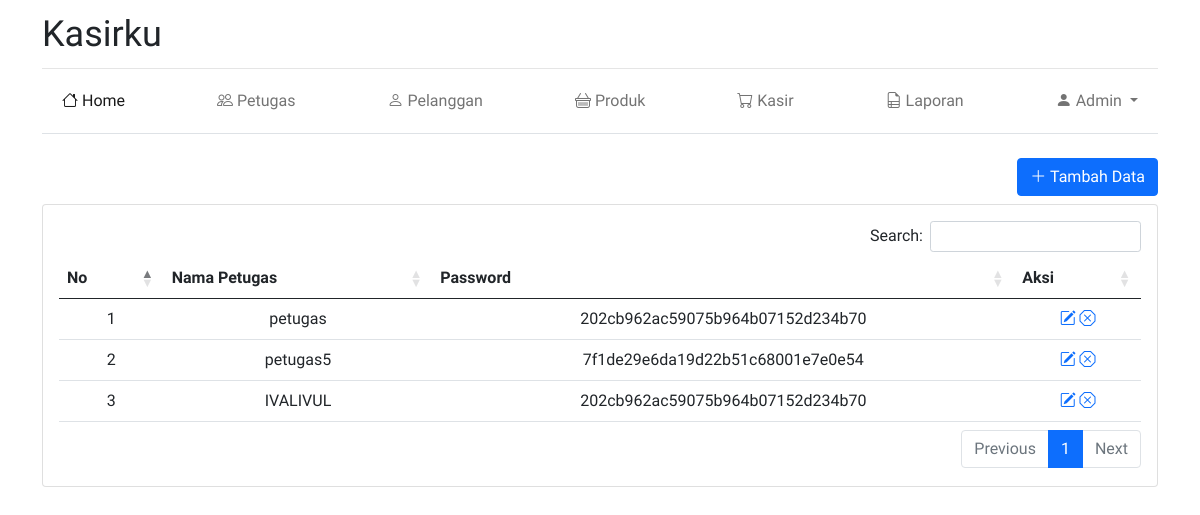
The page /petugas.php (signed in) on the database as committed earlier.
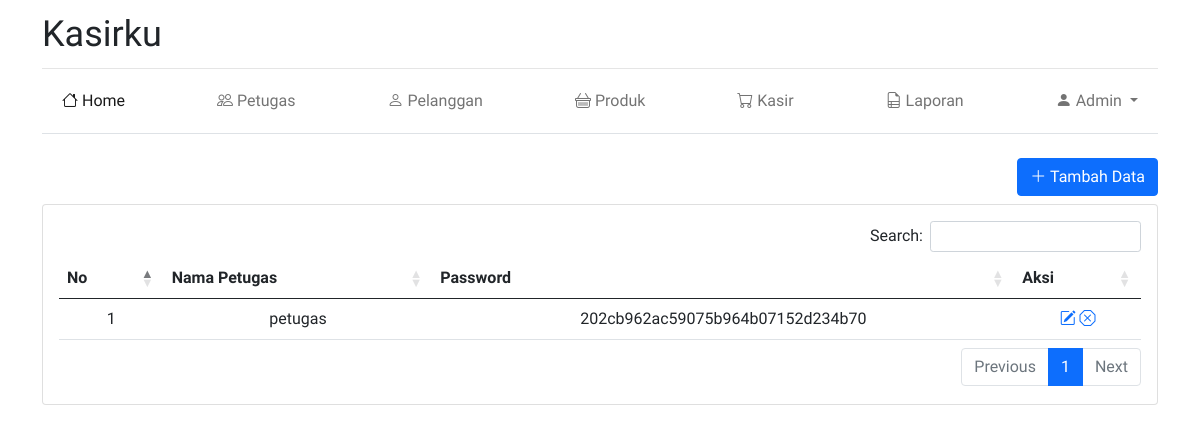
The same page on the database as committed later.
### tables this page shows
CREATE TABLE `user` (
  `user_id` int(11) NOT NULL,
  `nama` varchar(200) NOT NULL,
  `password` varchar(200) NOT NULL,
  `level` varchar(20) NOT NULL
);

### petugas.php (the view, shortened to what this page needs)
<?php
include('koneksi.php');
if(strlen($_SESSION['alogin'])==0)
{
header('location:login.php');
}
else{
?>
<!doctype html>
<html lang="en">
<head>
  <link rel="stylesheet" href="https://cdnjs.cloudflare.com/ajax/libs/twitter-bootstrap/5.0.1/css/bootstrap.min.css">
  <link rel="stylesheet" href="https://cdn.datatables.net/1.11.3/css/dataTables.bootstrap5.min.css">
  <link rel="stylesheet" href="https://cdn.jsdelivr.net/npm/bootstrap-icons@1.6.0/font/bootstrap-icons.css">
  <link href="assets/css/blog.css" rel="stylesheet">
</head>
<body>
  <div class="container">
    <header class="blog-header py-3">
      <div class="row flex-nowrap justify-content-between align-items-center">
        <div class="col-8">
          <a class="blog-header-logo text-dark" href="#">Kasirku</a>
        </div>
      </div>
    </header>
    <div class="py-1 mb-4 border-bottom">
      <nav class="navbar navbar-expand-lg navbar-light bg-default">
        <div class="container-fluid">
          <div class="collapse navbar-collapse" id="navbarNavAltMarkup">
            <div class="navbar-nav">
              <a class="p-2 nav-link active" href="index.php"><i class="bi bi-house"></i> Home</a>
              <a class="p-2 nav-link" href="petugas.php"><i class="bi bi-people"></i> Petugas</a>
              <a class="p-2 nav-link" href="pelanggan.php"><i class="bi bi-person"></i> Pelanggan</a>
              <a class="p-2 nav-link" href="produk.php"><i class="bi bi-basket"></i> Produk</a>
              <a class="p-2 nav-link" href="penjualan.php"><i class="bi bi-cart"></i> Kasir</a>
              <a class="p-2 nav-link" href="laporan.php"><i class="bi bi-file-earmark-ruled"></i> Laporan</a>
              <div class="nav-item dropdown">
                <a class="nav-link dropdown-toggle" href="#" id="navbarDropdownMenuLink" role="button" data-bs-toggle="dropdown" aria-expanded="false">
                  <i class="bi bi-person-fill"></i> Admin
                </a>
              </div>
            </div>
          </div>
        </div>
      </nav>
    </div>
  </div>
  <main class="container">
    <div class="row g-5 mb-4">
      <div class="col-md-12">
        <div class="row justify-content-end">
          <div class="col-md-6">
            <a href="#" class="btn btn-primary float-end" id="addBarangBtn"><i class="bi bi-plus-lg"></i> Tambah
              Data</a>
          </div>
        </div>
        <div class="card mt-2">
          <div class="card-body">
            <table class="table" id="dt">
              <thead class="text-center">
                <tr>
                  <th scope="col">No</th>
                  <th scope="col">Nama Petugas</th>
                  <th scope="col">Password</th>
                  <th scope="col">Aksi</th>
                </tr>
              </thead>
              <tbody class="text-center">
                <?php
                $no = 0;
                $sql = "SELECT * from  user where level ='petugas' ";
                $query = mysqli_query($koneksidb, $sql);
                while ($result = mysqli_fetch_array($query)) {
                  $no++;
                ?>
                  <tr id="table-data">
                    <td><?php echo $no; ?></td>
                    <td><?php echo $result['nama']; ?></td>
                    <td><?php echo $result['password']; ?></td>
                    <td>
                      <a href="edit_petugas.php?id=<?php echo $result['user_id']; ?>" class="bi bi-pencil-square"></a>
                      <a href="hapus_petugas.php?id=<?php echo $result['user_id']; ?>" onclick="return confirm('Apakah anda akan menghapus <?php echo $result['nama']; ?>?')" class="bi bi-x-octagon"></a>
                    </td>
                  </tr>
                <?php } ?>
              </tbody>
            </table>
          </div>
        </div>
      </div>
    </div>
  </main>
</body>
</html>
<?php } ?>

Rows that differ between the two databases and show on the page:
removed user: nama "petugas5", password "7f1de29e6da19d22b51c68001e7e0e54"
removed user: nama "IVALIVUL", password "202cb962ac59075b964b07152d234b70"
